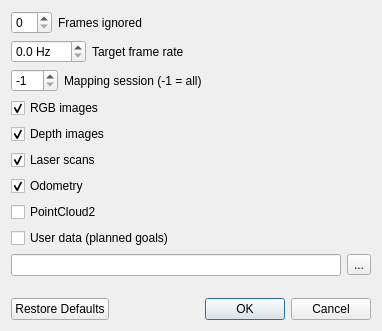
<?xml version="1.0" encoding="UTF-8"?>
<ui version="4.0">
 <class>ExportDialog</class>
 <widget class="QDialog" name="ExportDialog">
  <property name="geometry">
   <rect>
    <x>0</x>
    <y>0</y>
    <width>382</width>
    <height>331</height>
   </rect>
  </property>
  <property name="windowTitle">
   <string>Export...</string>
  </property>
  <layout class="QVBoxLayout" name="verticalLayout">
   <item>
    <layout class="QHBoxLayout" name="horizontalLayout_2">
     <item>
      <widget class="QSpinBox" name="spinBox_ignored">
       <property name="suffix">
        <string/>
       </property>
      </widget>
     </item>
     <item>
      <widget class="QLabel" name="label">
       <property name="text">
        <string>Frames ignored</string>
       </property>
      </widget>
     </item>
     <item>
      <spacer name="horizontalSpacer">
       <property name="orientation">
        <enum>Qt::Horizontal</enum>
       </property>
       <property name="sizeHint" stdset="0">
        <size>
         <width>40</width>
         <height>20</height>
        </size>
       </property>
      </spacer>
     </item>
    </layout>
   </item>
   <item>
    <layout class="QHBoxLayout" name="horizontalLayout_4">
     <item>
      <widget class="QDoubleSpinBox" name="doubleSpinBox_framerate">
       <property name="suffix">
        <string> Hz</string>
       </property>
       <property name="decimals">
        <number>1</number>
       </property>
      </widget>
     </item>
     <item>
      <widget class="QLabel" name="label_3">
       <property name="text">
        <string>Target frame rate</string>
       </property>
      </widget>
     </item>
     <item>
      <spacer name="horizontalSpacer_3">
       <property name="orientation">
        <enum>Qt::Horizontal</enum>
       </property>
       <property name="sizeHint" stdset="0">
        <size>
         <width>40</width>
         <height>20</height>
        </size>
       </property>
      </spacer>
     </item>
    </layout>
   </item>
   <item>
    <layout class="QHBoxLayout" name="horizontalLayout_3">
     <item>
      <widget class="QSpinBox" name="spinBox_session">
       <property name="suffix">
        <string/>
       </property>
       <property name="minimum">
        <number>-1</number>
       </property>
       <property name="maximum">
        <number>999</number>
       </property>
       <property name="value">
        <number>-1</number>
       </property>
      </widget>
     </item>
     <item>
      <widget class="QLabel" name="label_2">
       <property name="text">
        <string>Mapping session (-1 = all)</string>
       </property>
      </widget>
     </item>
     <item>
      <spacer name="horizontalSpacer_2">
       <property name="orientation">
        <enum>Qt::Horizontal</enum>
       </property>
       <property name="sizeHint" stdset="0">
        <size>
         <width>40</width>
         <height>20</height>
        </size>
       </property>
      </spacer>
     </item>
    </layout>
   </item>
   <item>
    <widget class="QCheckBox" name="checkBox_rgb">
     <property name="text">
      <string>RGB images</string>
     </property>
     <property name="checked">
      <bool>true</bool>
     </property>
    </widget>
   </item>
   <item>
    <widget class="QCheckBox" name="checkBox_depth">
     <property name="text">
      <string>Depth images</string>
     </property>
     <property name="checked">
      <bool>true</bool>
     </property>
    </widget>
   </item>
   <item>
    <widget class="QCheckBox" name="checkBox_depth2d">
     <property name="text">
      <string>Laser scans</string>
     </property>
     <property name="checked">
      <bool>true</bool>
     </property>
    </widget>
   </item>
   <item>
    <widget class="QCheckBox" name="checkBox_odom">
     <property name="text">
      <string>Odometry</string>
     </property>
     <property name="checked">
      <bool>true</bool>
     </property>
    </widget>
   </item>
   <item>
    <widget class="QCheckBox" name="checkBox_pointCloud2">
     <property name="text">
      <string>PointCloud2</string>
     </property>
     <property name="checked">
      <bool>false</bool>
     </property>
    </widget>
   </item>
   <item>
    <widget class="QCheckBox" name="checkBox_userData">
     <property name="text">
      <string>User data (planned goals)</string>
     </property>
     <property name="checked">
      <bool>false</bool>
     </property>
    </widget>
   </item>
   <item>
    <layout class="QHBoxLayout" name="horizontalLayout">
     <item>
      <widget class="QLineEdit" name="lineEdit_path">
       <property name="readOnly">
        <bool>true</bool>
       </property>
      </widget>
     </item>
     <item>
      <widget class="QToolButton" name="toolButton_path">
       <property name="text">
        <string>...</string>
       </property>
      </widget>
     </item>
    </layout>
   </item>
   <item>
    <spacer name="verticalSpacer">
     <property name="orientation">
      <enum>Qt::Vertical</enum>
     </property>
     <property name="sizeHint" stdset="0">
      <size>
       <width>20</width>
       <height>40</height>
      </size>
     </property>
    </spacer>
   </item>
   <item>
    <widget class="QDialogButtonBox" name="buttonBox">
     <property name="orientation">
      <enum>Qt::Horizontal</enum>
     </property>
     <property name="standardButtons">
      <set>QDialogButtonBox::Cancel|QDialogButtonBox::Ok|QDialogButtonBox::RestoreDefaults</set>
     </property>
    </widget>
   </item>
  </layout>
 </widget>
 <resources/>
 <connections>
  <connection>
   <sender>buttonBox</sender>
   <signal>accepted()</signal>
   <receiver>ExportDialog</receiver>
   <slot>accept()</slot>
   <hints>
    <hint type="sourcelabel">
     <x>248</x>
     <y>254</y>
    </hint>
    <hint type="destinationlabel">
     <x>157</x>
     <y>274</y>
    </hint>
   </hints>
  </connection>
  <connection>
   <sender>buttonBox</sender>
   <signal>rejected()</signal>
   <receiver>ExportDialog</receiver>
   <slot>reject()</slot>
   <hints>
    <hint type="sourcelabel">
     <x>316</x>
     <y>260</y>
    </hint>
    <hint type="destinationlabel">
     <x>286</x>
     <y>274</y>
    </hint>
   </hints>
  </connection>
 </connections>
</ui>
